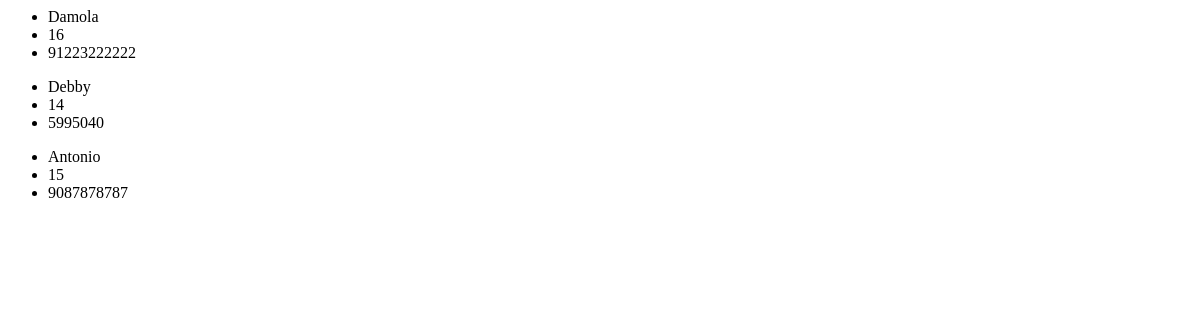
Before: / with the older database file.
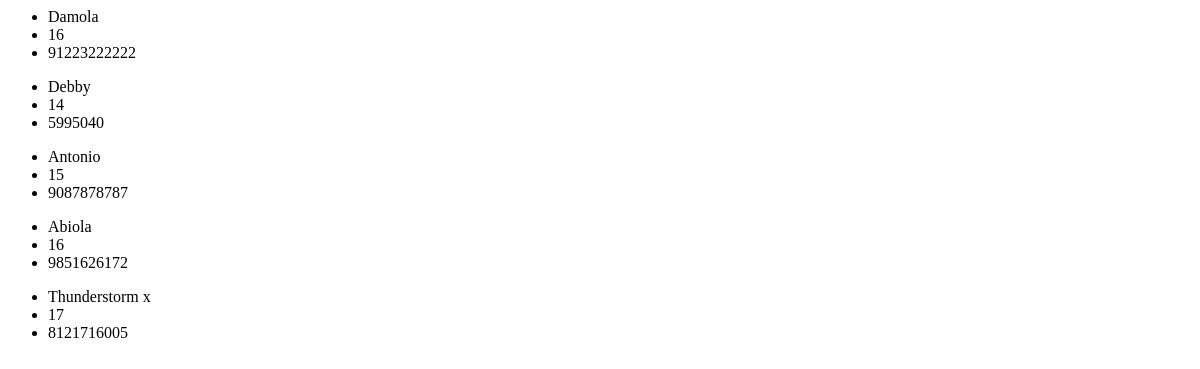
After: the same page with the newer database file.
### newapp/models.py (models this page shows)
class Customer(models.Model):
    name = models.CharField(max_length=20)
    age = models.IntegerField()
    mobile = models.IntegerField()
    def __str__(self):
        return self.name

### newapp/views.py (the view)
# urls.py: path('', views.homepage),
def homepage(request):
    x = Customer.objects.all()
    for val in x:
        print(val)
    return render(request, 'index.html',{'data': x})

### newapp/templates/index.html (shortened to what this page needs)
<html>
    <body>
        {% for val in data %}
        <ul>
        <li>{{ val.name }}</li>
        <li>{{ val.age }}</li>
        <li>{{ val.mobile}}</li>
        </ul>
        {% endfor %}
    </body>
</html>

Changed rows visible on the page:
added Customer: name "Abiola", age "16", mobile "9851626172"
added Customer: name "Thunderstorm x", age "17", mobile "8121716005"
